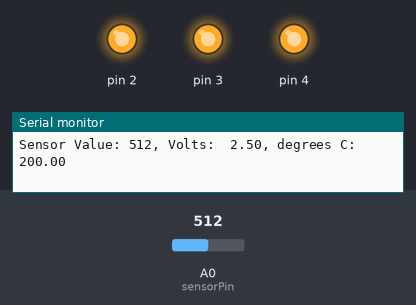
The sketch below on a simulated Arduino Uno, built with avr-gcc and run on an emulated ATmega328P. On the bench: output pins drawn as LEDs (lit = HIGH), the last lines printed to the serial monitor. The inputs (shaded band) are chosen by the test bench; at power-on: A0 (sensorPin) = 512.

Above: at 1.8 s.
1.9 s: A0 (sensorPin) set to 172
3.4 s: A0 (sensorPin) set to 155
At 5.2 s:
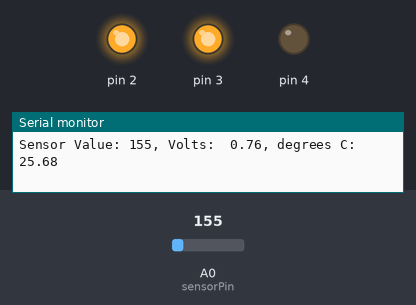
5.5 s: A0 (sensorPin) set to 122
At 7.0 s:
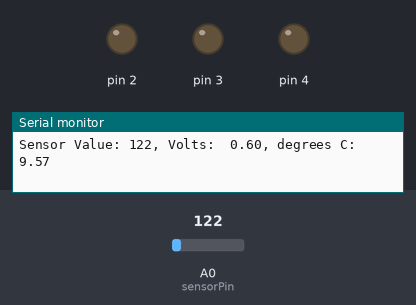
7.5 s: A0 (sensorPin) set to 306
At 8.6 s:
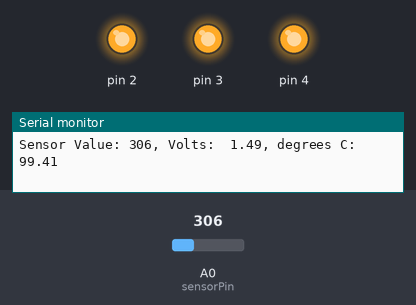
9.5 s: A0 (sensorPin) set to 0
At 11.4 s:
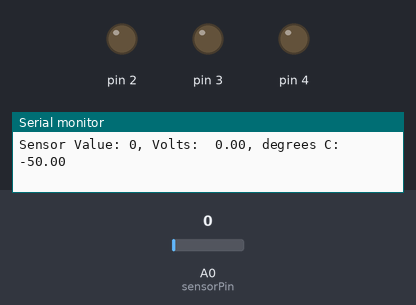
Timing chart, 0 to 12.5 s (numbered marks = the images above; inputs shaded):
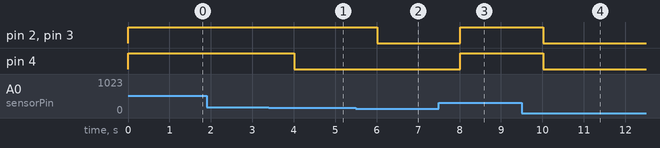

Measured:
- the behaviour switches between 156 and 155 on A0 (sensorPin) (found by bisection; images 0 and 1)
- after the input at 3.4 s, pin 4: HIGH → LOW after 0.61 s
- after the input at 5.5 s, pin 2, pin 3: HIGH → LOW after 0.51 s
- after the input at 7.5 s, pin 2–4: LOW → HIGH after 0.51 s
- after the input at 9.5 s, pin 2–4: HIGH → LOW after 0.52 s

The sketch:

PROJECT03_Love-O-Meter.ino
```cpp
const int sensorPin = A0;
const float baselineTemp = 20;

void setup() {
  // put your setup code here, to run once:


Serial.begin(9600);//open seriel input

  for(int pinNumber = 2; pinNumber<5; pinNumber++){
    pinMode(pinNumber, OUTPUT);
    digitalWrite(pinNumber, LOW);
  }
}

void loop() {
  // put your main code here, to run repeatedly:

  int sensorVal = analogRead (sensorPin);

  Serial.print("Sensor Value: ");
  Serial.print(sensorVal);

  //converting ADC reading to voltage
  float voltage = (sensorVal/1024.0) * 5;

  Serial.print(", Volts:  ");
  Serial.print(voltage);


  //converting from voltage to degrees C
  float temperature = (voltage - 0.5) * 100;

  Serial.print(", degrees C:  ");
  Serial.println(temperature);

  if(temperature < baselineTemp+2){
    digitalWrite(2,LOW);
    digitalWrite(3,LOW);
    digitalWrite(4,LOW);

  }else if (temperature >= baselineTemp+2 && temperature < baselineTemp+4){
    digitalWrite(2,HIGH);
    digitalWrite(3,LOW);
    digitalWrite(4,LOW);


  }else if (temperature >= baselineTemp+4 && temperature < baselineTemp+6){
    digitalWrite(2,HIGH);
    digitalWrite(3,HIGH);
    digitalWrite(4,LOW);


  }else if (temperature >= baselineTemp+6){
    digitalWrite(2,HIGH);
    digitalWrite(3,HIGH);
    digitalWrite(4,HIGH);

  }
  delay(1000);
}
```
